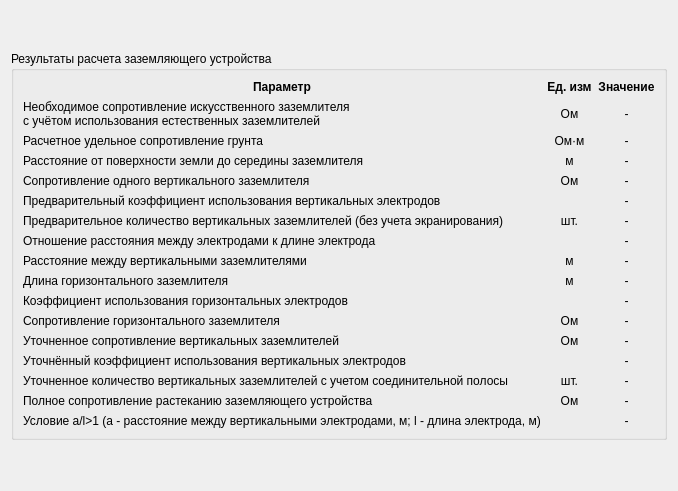
      <widget class="QWidget" name="tab_calc_results">
       <attribute name="title">
        <string>Результаты расчёта</string>
       </attribute>
       <layout class="QVBoxLayout" name="verticalLayout_3">
        <item>
         <spacer name="verticalSpacer_4">
          <property name="orientation">
           <enum>Qt::Vertical</enum>
          </property>
          <property name="sizeHint" stdset="0">
           <size>
            <width>20</width>
            <height>40</height>
           </size>
          </property>
         </spacer>
        </item>
        <item>
         <widget class="QGroupBox" name="groupBox_20">
          <property name="title">
           <string>Результаты расчета заземляющего устройства</string>
          </property>
          <layout class="QVBoxLayout" name="verticalLayout_4">
           <item>
            <layout class="QGridLayout" name="gridLayout_21">
             <item row="1" column="1">
              <widget class="QLabel" name="label_4">
               <property name="text">
                <string>Ом</string>
               </property>
               <property name="alignment">
                <set>Qt::AlignCenter</set>
               </property>
              </widget>
             </item>
             <item row="15" column="2">
              <widget class="QLabel" name="label_n">
               <property name="text">
                <string>-</string>
               </property>
               <property name="alignment">
                <set>Qt::AlignCenter</set>
               </property>
              </widget>
             </item>
             <item row="15" column="0">
              <widget class="QLabel" name="label_Ip0max_1ph_25">
               <property name="text">
                <string>Уточненное количество вертикальных заземлителей с учетом соединительной полосы</string>
               </property>
               <property name="alignment">
                <set>Qt::AlignLeading|Qt::AlignLeft|Qt::AlignVCenter</set>
               </property>
              </widget>
             </item>
             <item row="6" column="2">
              <widget class="QLabel" name="label_n_pr">
               <property name="text">
                <string>-</string>
               </property>
               <property name="alignment">
                <set>Qt::AlignCenter</set>
               </property>
              </widget>
             </item>
             <item row="2" column="0">
              <widget class="QLabel" name="label_151">
               <property name="text">
                <string>Расчетное удельное сопротивление грунта</string>
               </property>
              </widget>
             </item>
             <item row="2" column="1">
              <widget class="QLabel" name="label_152">
               <property name="text">
                <string>Ом·м</string>
               </property>
               <property name="alignment">
                <set>Qt::AlignCenter</set>
               </property>
              </widget>
             </item>
             <item row="6" column="1">
              <widget class="QLabel" name="label_155">
               <property name="text">
                <string>шт.</string>
               </property>
               <property name="alignment">
                <set>Qt::AlignCenter</set>
               </property>
              </widget>
             </item>
             <item row="13" column="2">
              <widget class="QLabel" name="label_R_v">
               <property name="text">
                <string>-</string>
               </property>
               <property name="alignment">
                <set>Qt::AlignCenter</set>
               </property>
              </widget>
             </item>
             <item row="11" column="2">
              <widget class="QLabel" name="label_R_h">
               <property name="text">
                <string>-</string>
               </property>
               <property name="alignment">
                <set>Qt::AlignCenter</set>
               </property>
              </widget>
             </item>
             <item row="4" column="2">
              <widget class="QLabel" name="label_R_vo">
               <property name="text">
                <string>-</string>
               </property>
               <property name="alignment">
                <set>Qt::AlignCenter</set>
               </property>
              </widget>
             </item>
             <item row="3" column="2">
              <widget class="QLabel" name="label_t">
               <property name="text">
                <string>-</string>
               </property>
               <property name="alignment">
                <set>Qt::AlignCenter</set>
               </property>
              </widget>
             </item>
             <item row="2" column="2">
              <widget class="QLabel" name="label_ro">
               <property name="text">
                <string>-</string>
               </property>
               <property name="alignment">
                <set>Qt::AlignCenter</set>
               </property>
              </widget>
             </item>
             <item row="13" column="1">
              <widget class="QLabel" name="label_159">
               <property name="text">
                <string>Ом</string>
               </property>
               <property name="alignment">
                <set>Qt::AlignCenter</set>
               </property>
              </widget>
             </item>
             <item row="0" column="0">
              <widget class="QLabel" name="label_133">
               <property name="font">
                <font>
                 <weight>75</weight>
                 <bold>true</bold>
                </font>
               </property>
               <property name="text">
                <string>Параметр</string>
               </property>
               <property name="alignment">
                <set>Qt::AlignCenter</set>
               </property>
              </widget>
             </item>
             <item row="4" column="1">
              <widget class="QLabel" name="label_153">
               <property name="text">
                <string>Ом</string>
               </property>
               <property name="alignment">
                <set>Qt::AlignCenter</set>
               </property>
              </widget>
             </item>
             <item row="9" column="1">
              <widget class="QLabel" name="label_157">
               <property name="text">
                <string>м</string>
               </property>
               <property name="alignment">
                <set>Qt::AlignCenter</set>
               </property>
              </widget>
             </item>
             <item row="9" column="2">
              <widget class="QLabel" name="label_L_h">
               <property name="text">
                <string>-</string>
               </property>
               <property name="alignment">
                <set>Qt::AlignCenter</set>
               </property>
              </widget>
             </item>
             <item row="10" column="2">
              <widget class="QLabel" name="label_Ki_h">
               <property name="text">
                <string>-</string>
               </property>
               <property name="alignment">
                <set>Qt::AlignCenter</set>
               </property>
              </widget>
             </item>
             <item row="15" column="1">
              <widget class="QLabel" name="label_160">
               <property name="text">
                <string>шт.</string>
               </property>
               <property name="alignment">
                <set>Qt::AlignCenter</set>
               </property>
              </widget>
             </item>
             <item row="0" column="1">
              <widget class="QLabel" name="label_139">
               <property name="font">
                <font>
                 <weight>75</weight>
                 <bold>true</bold>
                </font>
               </property>
               <property name="text">
                <string>Ед. изм</string>
               </property>
               <property name="alignment">
                <set>Qt::AlignCenter</set>
               </property>
              </widget>
             </item>
             <item row="0" column="2">
              <widget class="QLabel" name="label_140">
               <property name="font">
                <font>
                 <weight>75</weight>
                 <bold>true</bold>
                </font>
               </property>
               <property name="text">
                <string>Значение</string>
               </property>
               <property name="alignment">
                <set>Qt::AlignCenter</set>
               </property>
              </widget>
             </item>
             <item row="11" column="1">
              <widget class="QLabel" name="label_158">
               <property name="text">
                <string>Ом</string>
               </property>
               <property name="alignment">
                <set>Qt::AlignCenter</set>
               </property>
              </widget>
             </item>
             <item row="3" column="1">
              <widget class="QLabel" name="label_154">
               <property name="text">
                <string>м</string>
               </property>
               <property name="alignment">
                <set>Qt::AlignCenter</set>
               </property>
              </widget>
             </item>
             <item row="7" column="2">
              <widget class="QLabel" name="label_k_Lh_to_Lv">
               <property name="text">
                <string>-</string>
               </property>
               <property name="alignment">
                <set>Qt::AlignCenter</set>
               </property>
              </widget>
             </item>
             <item row="17" column="2">
              <widget class="QLabel" name="label_a_div_l">
               <property name="text">
                <string>-</string>
               </property>
               <property name="alignment">
                <set>Qt::AlignCenter</set>
               </property>
              </widget>
             </item>
             <item row="3" column="0">
              <widget class="QLabel" name="label_Ip0max_1ph_15">
               <property name="text">
                <string>Расстояние от поверхности земли до середины заземлителя</string>
               </property>
               <property name="alignment">
                <set>Qt::AlignLeading|Qt::AlignLeft|Qt::AlignVCenter</set>
               </property>
              </widget>
             </item>
             <item row="4" column="0">
              <widget class="QLabel" name="label_Ip0max_1ph_16">
               <property name="text">
                <string>Сопротивление одного вертикального заземлителя</string>
               </property>
               <property name="alignment">
                <set>Qt::AlignLeading|Qt::AlignLeft|Qt::AlignVCenter</set>
               </property>
              </widget>
             </item>
             <item row="6" column="0">
              <widget class="QLabel" name="label_Ip0max_1ph_17">
               <property name="text">
                <string>Предварительное количество вертикальных заземлителей (без учета экранирования)</string>
               </property>
               <property name="alignment">
                <set>Qt::AlignLeading|Qt::AlignLeft|Qt::AlignVCenter</set>
               </property>
              </widget>
             </item>
             <item row="7" column="0">
              <widget class="QLabel" name="label_Ip0max_1ph_18">
               <property name="text">
                <string>Отношение расстояния между электродами к длине электрода</string>
               </property>
               <property name="alignment">
                <set>Qt::AlignLeading|Qt::AlignLeft|Qt::AlignVCenter</set>
               </property>
              </widget>
             </item>
             <item row="9" column="0">
              <widget class="QLabel" name="label_Ip0max_1ph_21">
               <property name="text">
                <string>Длина горизонтального заземлителя</string>
               </property>
               <property name="alignment">
                <set>Qt::AlignLeading|Qt::AlignLeft|Qt::AlignVCenter</set>
               </property>
              </widget>
             </item>
             <item row="10" column="0">
              <widget class="QLabel" name="label_Ip0max_1ph_22">
               <property name="text">
                <string>Коэффициент использования горизонтальных электродов</string>
               </property>
               <property name="alignment">
                <set>Qt::AlignLeading|Qt::AlignLeft|Qt::AlignVCenter</set>
               </property>
              </widget>
             </item>
             <item row="11" column="0">
              <widget class="QLabel" name="label_Ip0max_1ph_23">
               <property name="text">
                <string>Сопротивление горизонтального заземлителя</string>
               </property>
               <property name="alignment">
                <set>Qt::AlignLeading|Qt::AlignLeft|Qt::AlignVCenter</set>
               </property>
              </widget>
             </item>
             <item row="13" column="0">
              <widget class="QLabel" name="label_Ip0max_1ph_24">
               <property name="text">
                <string>Уточненное сопротивление вертикальных заземлителей</string>
               </property>
               <property name="alignment">
                <set>Qt::AlignLeading|Qt::AlignLeft|Qt::AlignVCenter</set>
               </property>
              </widget>
             </item>
             <item row="17" column="0">
              <widget class="QLabel" name="label_Ip0max_1ph_26">
               <property name="text">
                <string>Условие a/l&gt;1 (a - расстояние между вертикальными электродами, м; l - длина электрода, м)</string>
               </property>
               <property name="alignment">
                <set>Qt::AlignLeading|Qt::AlignLeft|Qt::AlignVCenter</set>
               </property>
              </widget>
             </item>
             <item row="16" column="1">
              <widget class="QLabel" name="label_7">
               <property name="text">
                <string>Ом</string>
               </property>
               <property name="alignment">
                <set>Qt::AlignCenter</set>
               </property>
              </widget>
             </item>
             <item row="1" column="0">
              <widget class="QLabel" name="label_3">
               <property name="text">
                <string>Необходимое сопротивление искусственного заземлителя 
с учётом использования естественных заземлителей</string>
               </property>
              </widget>
             </item>
             <item row="16" column="2">
              <widget class="QLabel" name="label_Rfull">
               <property name="text">
                <string>-</string>
               </property>
               <property name="alignment">
                <set>Qt::AlignCenter</set>
               </property>
              </widget>
             </item>
             <item row="1" column="2">
              <widget class="QLabel" name="label_R_artificial">
               <property name="text">
                <string>-</string>
               </property>
               <property name="alignment">
                <set>Qt::AlignCenter</set>
               </property>
              </widget>
             </item>
             <item row="16" column="0">
              <widget class="QLabel" name="label_6">
               <property name="text">
                <string>Полное сопротивление растеканию заземляющего устройства</string>
               </property>
              </widget>
             </item>
             <item row="5" column="0">
              <widget class="QLabel" name="label_Ip0max_1ph_19">
               <property name="text">
                <string>Предварительный коэффициент использования вертикальных электродов</string>
               </property>
               <property name="alignment">
                <set>Qt::AlignLeading|Qt::AlignLeft|Qt::AlignVCenter</set>
               </property>
              </widget>
             </item>
             <item row="5" column="2">
              <widget class="QLabel" name="label_Ki_v_pr">
               <property name="text">
                <string>-</string>
               </property>
               <property name="alignment">
                <set>Qt::AlignCenter</set>
               </property>
              </widget>
             </item>
             <item row="14" column="0">
              <widget class="QLabel" name="label_Ip0max_1ph_39">
               <property name="text">
                <string>Уточнённый коэффициент использования вертикальных электродов</string>
               </property>
               <property name="alignment">
                <set>Qt::AlignLeading|Qt::AlignLeft|Qt::AlignVCenter</set>
               </property>
              </widget>
             </item>
             <item row="14" column="2">
              <widget class="QLabel" name="label_Ki_v">
               <property name="text">
                <string>-</string>
               </property>
               <property name="alignment">
                <set>Qt::AlignCenter</set>
               </property>
              </widget>
             </item>
             <item row="8" column="0">
              <widget class="QLabel" name="label_20">
               <property name="text">
                <string>Расстояние между вертикальными заземлителями</string>
               </property>
              </widget>
             </item>
             <item row="8" column="2">
              <widget class="QLabel" name="label_h">
               <property name="text">
                <string>-</string>
               </property>
               <property name="alignment">
                <set>Qt::AlignCenter</set>
               </property>
              </widget>
             </item>
             <item row="8" column="1">
              <widget class="QLabel" name="label_173">
               <property name="text">
                <string>м</string>
               </property>
               <property name="alignment">
                <set>Qt::AlignCenter</set>
               </property>
              </widget>
             </item>
            </layout>
           </item>
          </layout>
         </widget>
        </item>
        <item>
         <spacer name="verticalSpacer">
          <property name="orientation">
           <enum>Qt::Vertical</enum>
          </property>
          <property name="sizeHint" stdset="0">
           <size>
            <width>20</width>
            <height>40</height>
           </size>
          </property>
         </spacer>
        </item>
       </layout>
      </widget>
